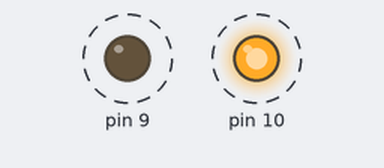
A sketch run on a simulated Arduino Uno, built with avr-gcc and run on an emulated ATmega328P. Shown: output pins drawn as LEDs (lit = HIGH). Dashed ring = blinking.

Above: at 0.2 s.
Timing chart, 0 to 3.0 s (numbered marks = the images above):
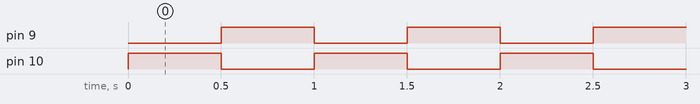

The sketch:

aula2_variaveis.ino
```cpp
int intervalo1Pisca;
int intervalo2Pisca;

void setup() {
  // put your setup code here, to run once:
  pinMode(9, OUTPUT);
  pinMode(10, OUTPUT);

  intervalo1Pisca = 500;
  intervalo2Pisca = 500;
}

void loop() {
  // put your main code here, to run repeatedly:
  digitalWrite(10, HIGH);
  digitalWrite(9, LOW);
  delay(intervalo1Pisca);

  digitalWrite(10, LOW);
  digitalWrite(9, HIGH);
  delay(intervalo2Pisca);
}
```

Measured:
- by itself, pin 9, pin 10: alternates HIGH for 0.50 s and LOW for 0.50 s
